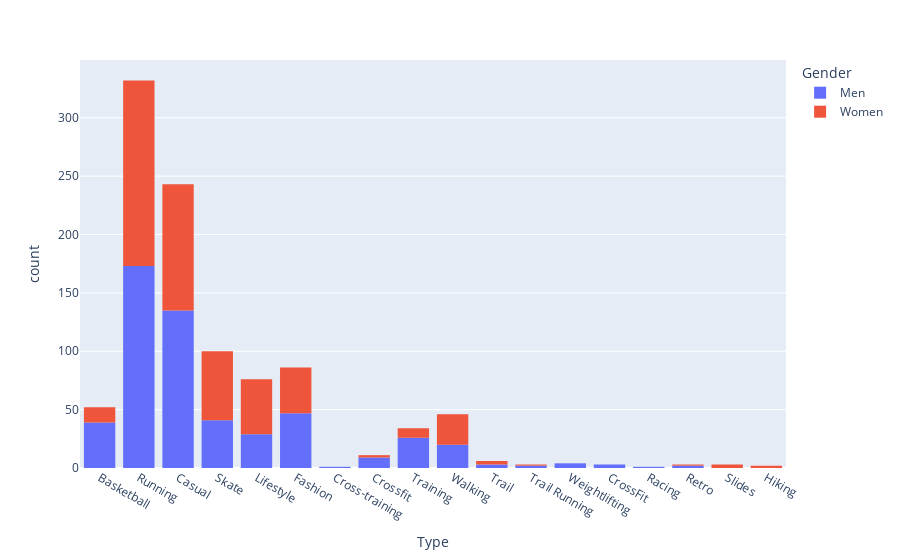

The code cell stored with this chart in its notebook:
### Markdown cell above
Upon examining the plot, it is observed that the female sizes are predominantly concentrated between 6 and 9, indicating a narrower range of sizes compared to males. This suggests that, in the dataset, females tend to have smaller shoe sizes overall. On the other hand, the male sizes span a wider range, starting from 8 and extending to 12. This indicates that males have a broader distribution of shoe sizes, with a tendency towards larger sizes.

### Code cell
px.histogram(shoe , x = 'Type' , color='Gender')

### Figure 1 — Plotly figure (JSON) as saved in the notebook; plotly's stock layout.template omitted (floating-point values rounded to 4 significant figures; data arrays with more than 128 entries replaced by an {"elided": "..."} marker saying what was removed)
{"data": [{"alignmentgroup": "True", "bingroup": "x", "hovertemplate": "Gender=Men<br>Type=%{x}<br>count=%{y}<extra></extra>", "legendgroup": "Men", "marker": {"color": "#636efa", "pattern": {"shape": ""}}, "name": "Men", "offsetgroup": "Men", "orientation": "v", "showlegend": true, "type": "histogram", "x": {"elided": "535 str values"}, "xaxis": "x", "yaxis": "y"}, {"alignmentgroup": "True", "bingroup": "x", "hovertemplate": "Gender=Women<br>Type=%{x}<br>count=%{y}<extra></extra>", "legendgroup": "Women", "marker": {"color": "#EF553B", "pattern": {"shape": ""}}, "name": "Women", "offsetgroup": "Women", "orientation": "v", "showlegend": true, "type": "histogram", "x": {"elided": "471 str values"}, "xaxis": "x", "yaxis": "y"}], "layout": {"barmode": "relative", "legend": {"title": {"text": "Gender"}, "tracegroupgap": 0}, "margin": {"t": 60}, "xaxis": {"anchor": "y", "domain": [0, 1], "title": {"text": "Type"}}, "yaxis": {"anchor": "x", "domain": [0, 1], "title": {"text": "count"}}}}
